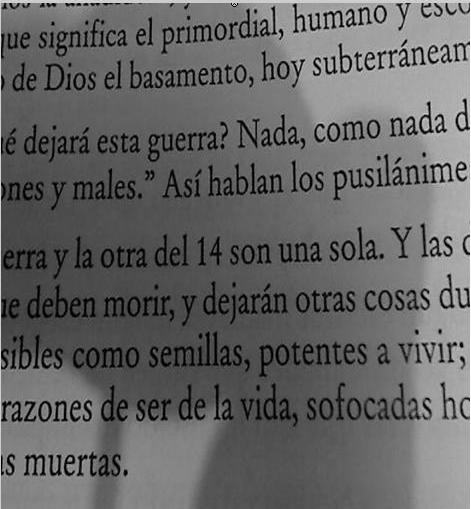
%> input picture unidad 1/sauvola.jpg, 471 x 509 px
$ octave clase253ej13.m   (GNU Octave 9; MATLAB toolbox functions it lacks are replaced by stand-ins)
%> lines starting %> are read from the running program, lines starting %| are printed output that depends on the picture
%% TP1: Ejercicio 13
clc; clear all; close all;
[file,dir]=uigetfile('.bmp;.tif;.jpg;.png');
%> the answer given: sauvola.jpg
filename=[dir,file];
info=imfinfo(filename);

switch info.ColorType
    case 'indexed'  %ImOrig.bmp
        [X,map]=imread(filename);
        I=ind2gray(X,map);

    case 'grayscale'
        I=imread(filename);

    case 'truecolor' %m83.bmp
        rgb=imread(filename);
%> rgb is the input picture: size 509x471x3 uint8; min 0, max 255, mean 100.9
        I=rgb2gray(rgb);
end

%% Operaciones

I_lr = fliplr(I);
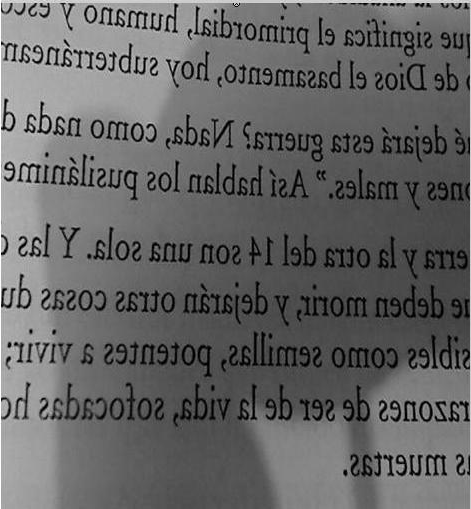
%> I_lr: size 509x471 uint8; min 0, max 255, mean 100.9; mean of the top-left, top-right, bottom-left and bottom-right quarters 126.8, 87.2, 102.7, 87.1
I_ud = flipud(I);
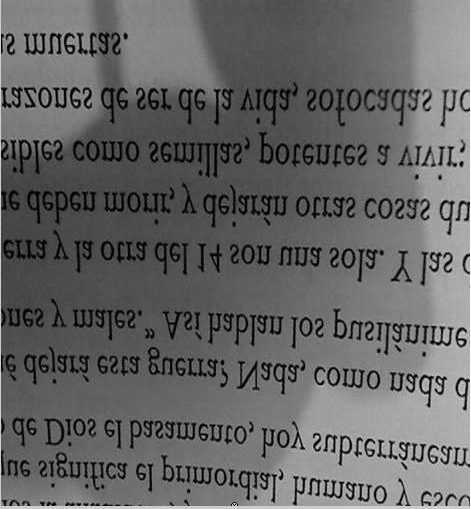
%> I_ud: size 509x471 uint8; min 0, max 255, mean 100.9; mean of the top-left, top-right, bottom-left and bottom-right quarters 87.3, 102.6, 87, 126.6
I_rot = imrotate(I,180);
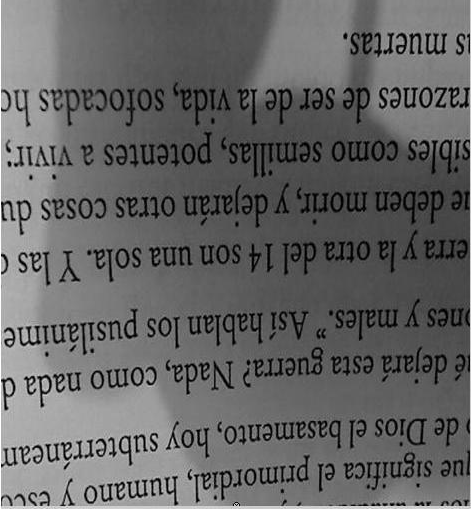
%> I_rot: size 509x471 uint8; min 0, max 255, mean 100.9; mean of the top-left, top-right, bottom-left and bottom-right quarters 102.8, 87.2, 126.7, 87.1

figure
imshow(I_lr);
figure
imshow(I_ud);
figure
imshow(I_rot);

figure;
imshow(I);
title('Seleccione el área a recortar');

%> (the run ends here)
